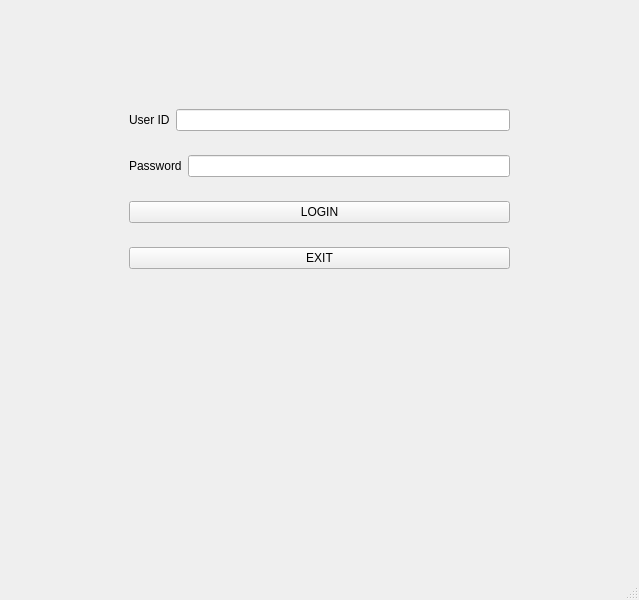
<?xml version="1.0" encoding="UTF-8"?>
<ui version="4.0">
 <class>MainWindow</class>
 <widget class="QMainWindow" name="MainWindow">
  <property name="geometry">
   <rect>
    <x>0</x>
    <y>0</y>
    <width>639</width>
    <height>600</height>
   </rect>
  </property>
  <property name="windowTitle">
   <string>MainWindow</string>
  </property>
  <widget class="QWidget" name="centralwidget">
   <widget class="QWidget" name="">
    <property name="geometry">
     <rect>
      <x>129</x>
      <y>91</y>
      <width>381</width>
      <height>199</height>
     </rect>
    </property>
    <layout class="QVBoxLayout" name="verticalLayout">
     <item>
      <layout class="QHBoxLayout" name="horizontalLayout_3">
       <item>
        <layout class="QHBoxLayout" name="horizontalLayout_2">
         <item>
          <layout class="QHBoxLayout" name="horizontalLayout">
           <item>
            <widget class="QLabel" name="label">
             <property name="text">
              <string>User ID</string>
             </property>
            </widget>
           </item>
           <item>
            <widget class="QLineEdit" name="user_ID">
             <property name="echoMode">
              <enum>QLineEdit::PasswordEchoOnEdit</enum>
             </property>
            </widget>
           </item>
          </layout>
         </item>
        </layout>
       </item>
      </layout>
     </item>
     <item>
      <layout class="QHBoxLayout" name="horizontalLayout_4">
       <item>
        <widget class="QLabel" name="label_2">
         <property name="text">
          <string>Password</string>
         </property>
        </widget>
       </item>
       <item>
        <widget class="QLineEdit" name="password">
         <property name="echoMode">
          <enum>QLineEdit::Password</enum>
         </property>
        </widget>
       </item>
      </layout>
     </item>
     <item>
      <widget class="QPushButton" name="pushButton_Login">
       <property name="text">
        <string>LOGIN</string>
       </property>
      </widget>
     </item>
     <item>
      <widget class="QPushButton" name="pushButton_Exit">
       <property name="text">
        <string>EXIT</string>
       </property>
      </widget>
     </item>
    </layout>
   </widget>
  </widget>
  <widget class="QStatusBar" name="statusbar"/>
 </widget>
 <resources/>
 <connections/>
</ui>
